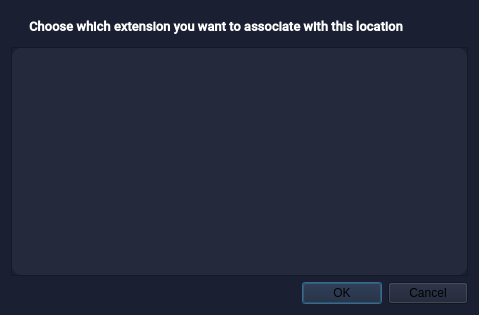
<?xml version="1.0" encoding="UTF-8"?>
<ui version="4.0">
 <class>Dialog</class>
 <widget class="QDialog" name="Dialog">
  <property name="windowModality">
   <enum>Qt::NonModal</enum>
  </property>
  <property name="geometry">
   <rect>
    <x>0</x>
    <y>0</y>
    <width>479</width>
    <height>315</height>
   </rect>
  </property>
  <property name="windowTitle">
   <string>Pathfinder - dialog</string>
  </property>
  <property name="windowIcon">
   <iconset resource="../assets/resource.qrc">
    <normaloff>:/icons/logo.png</normaloff>:/icons/logo.png</iconset>
  </property>
  <property name="styleSheet">
   <string notr="true">background-color: rgb(26, 32, 50);</string>
  </property>
  <property name="modal">
   <bool>true</bool>
  </property>
  <layout class="QVBoxLayout" name="verticalLayout">
   <item>
    <widget class="QLabel" name="descriptionLabel">
     <property name="minimumSize">
      <size>
       <width>0</width>
       <height>30</height>
      </size>
     </property>
     <property name="maximumSize">
      <size>
       <width>500</width>
       <height>30</height>
      </size>
     </property>
     <property name="font">
      <font>
       <family>Roboto Medium</family>
       <pointsize>10</pointsize>
       <weight>75</weight>
       <bold>true</bold>
      </font>
     </property>
     <property name="styleSheet">
      <string notr="true">QLabel
{
color: rgb(255, 255, 255);
border-radius: 10px;
text-align: left;
padding-left: 15px;
}</string>
     </property>
     <property name="text">
      <string>Choose which extension you want to associate with this location</string>
     </property>
    </widget>
   </item>
   <item>
    <widget class="QFrame" name="scrollFrame">
     <property name="styleSheet">
      <string notr="true">
QScrollBar:horizontal
    {
        height: 15px;
        margin: 3px 15px 3px 15px;
        border: 1px transparent #2A2929;
        border-radius: 4px;
        background-color: rgb(26, 32, 50);
    }

    QScrollBar::handle:horizontal
    {
       background-color: qlineargradient(spread:pad, x1:0.954545, y1:0, x2:0, y2:1, stop:0 rgba(39, 180, 255, 255), stop:1 rgba(44, 227, 255, 255));
        min-width: 5px;
        border-radius: 4px;
    }

    QScrollBar::add-line:horizontal
    {
        margin: 0px 3px 0px 3px;
        border-image: url(:/qss_icons/rc/right_arrow_disabled.png);
        width: 10px;
        height: 10px;
        subcontrol-position: right;
        subcontrol-origin: margin;
    }

    QScrollBar::sub-line:horizontal
    {
        margin: 0px 3px 0px 3px;
        border-image: url(:/qss_icons/rc/left_arrow_disabled.png);
        height: 10px;
        width: 10px;
        subcontrol-position: left;
        subcontrol-origin: margin;
    }

    QScrollBar::add-line:horizontal:hover,QScrollBar::add-line:horizontal:on
    {
        border-image: url(:/qss_icons/rc/right_arrow.png);
        height: 10px;
        width: 10px;
        subcontrol-position: right;
        subcontrol-origin: margin;
    }


    QScrollBar::sub-line:horizontal:hover, QScrollBar::sub-line:horizontal:on
    {
        border-image: url(:/qss_icons/rc/left_arrow.png);
        height: 10px;
        width: 10px;
        subcontrol-position: left;
        subcontrol-origin: margin;
    }

    QScrollBar::up-arrow:horizontal, QScrollBar::down-arrow:horizontal
    {
        background: none;
    }


    QScrollBar::add-page:horizontal, QScrollBar::sub-page:horizontal
    {
        background: none;
    }

    QScrollBar:vertical
    {
        background-color: rgb(26, 32, 50);
        width: 15px;
        margin: 15px 3px 15px 3px;
        border: 1px transparent #2A2929;
        border-radius: 4px;
    }

    QScrollBar::handle:vertical
    {
        background-color: qlineargradient(spread:pad, x1:0.954545, y1:0, x2:0, y2:1, stop:0 rgba(39, 180, 255, 255), stop:1 rgba(44, 227, 255, 255));
        min-height: 5px;
        border-radius: 4px;
    }

    QScrollBar::sub-line:vertical
    {
        margin: 3px 0px 3px 0px;
        border-image: url(:/qss_icons/rc/up_arrow_disabled.png);
        height: 10px;
        width: 10px;
        subcontrol-position: top;
        subcontrol-origin: margin;
    }

    QScrollBar::add-line:vertical
    {
        margin: 3px 0px 3px 0px;
        border-image: url(:/qss_icons/rc/down_arrow_disabled.png);
        height: 10px;
        width: 10px;
        subcontrol-position: bottom;
        subcontrol-origin: margin;
    }

    QScrollBar::sub-line:vertical:hover,QScrollBar::sub-line:vertical:on
    {
        border-image: url(:/qss_icons/rc/up_arrow.png);
        height: 10px;
        width: 10px;
        subcontrol-position: top;
        subcontrol-origin: margin;
    }

    QScrollBar::add-line:vertical:hover, QScrollBar::add-line:vertical:on
    {
        border-image: url(:/qss_icons/rc/down_arrow.png);
        height: 10px;
        width: 10px;
        subcontrol-position: bottom;
        subcontrol-origin: margin;
    }

    QScrollBar::up-arrow:vertical, QScrollBar::down-arrow:vertical
    {
        background: none;
    }

    QScrollBar::add-page:vertical, QScrollBar::sub-page:vertical
    {
        background: none;
    }</string>
     </property>
     <property name="frameShape">
      <enum>QFrame::StyledPanel</enum>
     </property>
     <property name="frameShadow">
      <enum>QFrame::Raised</enum>
     </property>
     <layout class="QVBoxLayout" name="verticalLayout_2">
      <property name="spacing">
       <number>0</number>
      </property>
      <property name="leftMargin">
       <number>0</number>
      </property>
      <property name="topMargin">
       <number>0</number>
      </property>
      <property name="rightMargin">
       <number>0</number>
      </property>
      <property name="bottomMargin">
       <number>0</number>
      </property>
      <item>
       <widget class="QScrollArea" name="scrollArea">
        <property name="minimumSize">
         <size>
          <width>0</width>
          <height>0</height>
         </size>
        </property>
        <property name="styleSheet">
         <string notr="true">background-color: rgb(36, 42, 59);
border-radius: 10px</string>
        </property>
        <property name="frameShape">
         <enum>QFrame::NoFrame</enum>
        </property>
        <property name="frameShadow">
         <enum>QFrame::Plain</enum>
        </property>
        <property name="verticalScrollBarPolicy">
         <enum>Qt::ScrollBarAsNeeded</enum>
        </property>
        <property name="horizontalScrollBarPolicy">
         <enum>Qt::ScrollBarAsNeeded</enum>
        </property>
        <property name="widgetResizable">
         <bool>true</bool>
        </property>
        <widget class="QWidget" name="scrollAreaContent">
         <property name="geometry">
          <rect>
           <x>0</x>
           <y>0</y>
           <width>459</width>
           <height>217</height>
          </rect>
         </property>
         <property name="minimumSize">
          <size>
           <width>0</width>
           <height>0</height>
          </size>
         </property>
        </widget>
       </widget>
      </item>
     </layout>
    </widget>
   </item>
   <item>
    <widget class="QDialogButtonBox" name="buttonBox">
     <property name="minimumSize">
      <size>
       <width>85</width>
       <height>0</height>
      </size>
     </property>
     <property name="font">
      <font>
       <family>Roboto Medium</family>
       <weight>50</weight>
       <bold>false</bold>
      </font>
     </property>
     <property name="styleSheet">
      <string notr="true">#buttonBox *[text=&quot;Cancel&quot;] {
qproperty-icon: url(:/icons/multiplication.ico);
color: rgb(255, 255, 255);
border-radius: 5px;
text-align: center;
padding: 10px;
width: 60px;
font-size: 12px;
font-weight: bold;

}

#buttonBox *[text=&quot;Cancel&quot;]:hover
{
color: rgb(255, 255, 255);
border-radius: 5px;
text-align: center;
padding: 10px;
background-color: rgb(36, 42, 59);
}

#buttonBox *[text=&quot;Cancel&quot;]:checked
{
color: rgb(255, 255, 255);
border-radius: 10px;
text-align: center;
padding: 10px;
background-color: rgb(47, 55, 77);
}

#buttonBox *[text=&quot;OK&quot;] {
qproperty-icon: url(:/icons/check.ico);
color: rgb(255, 255, 255);
border-radius: 5px;
text-align: center;
padding: 10px;
width: 60px;
font-size: 12px;
font-weight: bold;
}

#buttonBox *[text=&quot;OK&quot;]:hover
{
color: rgb(255, 255, 255);
border-radius: 5px;
text-align: center;
padding: 10px;
background-color: rgb(36, 42, 59);
}

#buttonBox *[text=&quot;OK&quot;]:checked
{
color: rgb(255, 255, 255);
border-radius: 10px;
text-align: center;
padding: 10px;
background-color: rgb(47, 55, 77);
} </string>
     </property>
     <property name="orientation">
      <enum>Qt::Horizontal</enum>
     </property>
     <property name="standardButtons">
      <set>QDialogButtonBox::Cancel|QDialogButtonBox::Ok</set>
     </property>
    </widget>
   </item>
  </layout>
 </widget>
 <resources>
  <include location="../assets/resource.qrc"/>
 </resources>
 <connections/>
</ui>
